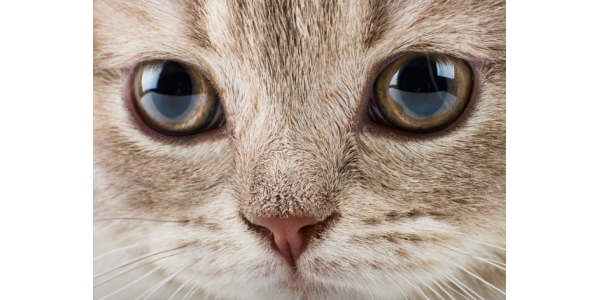
#> input picture opencv/meow.jpg, 600 x 300 px, found by its file name
$ python main.py
#> lines starting #> are read from the running program, lines starting #| are printed output that depends on the picture
import numpy as np
import cv2 as cv

img = cv.imread('meow.jpg', 0)
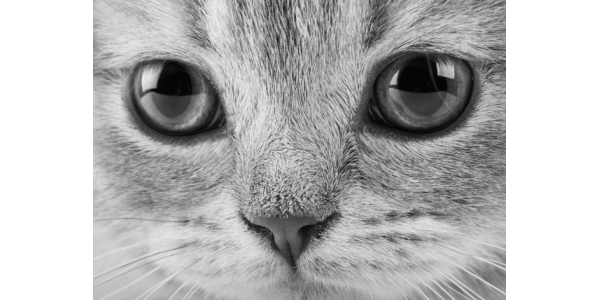
#> img: shape (300, 600); min 2, max 255, mean 184
img = cv.medianBlur(img,3)
cimg = cv.cvtColor(img,cv.COLOR_GRAY2BGR)

circles = cv.HoughCircles(img,cv.HOUGH_GRADIENT,1,200,
                            param1=100,param2=1,minRadius=0,maxRadius=50)
#> circles = [[421.5, 84.5, 49.4], [173.5, 96.5, 48.3], [370.5, 284.5, 48.3], [138.5, 295.5, 34.9]]
circles = np.uint16(np.around(circles))
#> circles = [[422, 84, 49], [174, 96, 48], [370, 284, 48], [138, 296, 35]]

for i in circles[0,:]:
    # draw the outer circle
    cv.circle(cimg,(i[0],i[1]),i[2],(0,255,0),2)
    # draw the center of the circle
    cv.circle(cimg,(i[0],i[1]),2,(0,0,255),3)
#> this loop made 4 passes
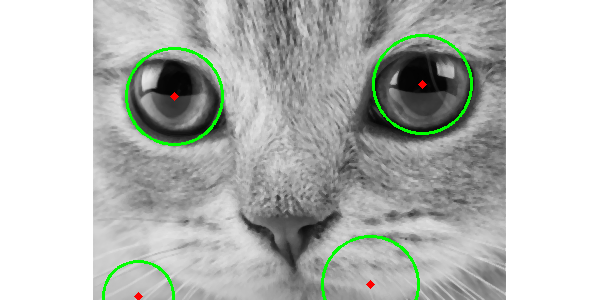
#> cimg: shape (300, 600, 3); mean B, G, R 182.3, 186.2, 182.5
cv.imshow('detected circles',cimg)
cv.waitKey(0)
cv.destroyAllWindows()

$ run again, with opencv/noisy_leaf.jpg copied over opencv/meow.jpg
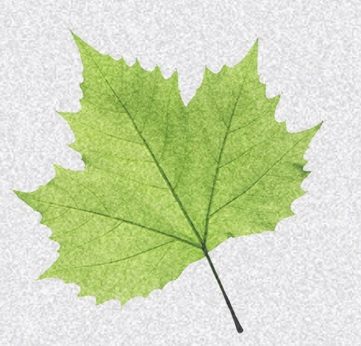
#> input picture opencv/noisy_leaf.jpg, 361 x 346 px, found by its file name
#> `img = cv.imread('meow.jpg', 0)`:
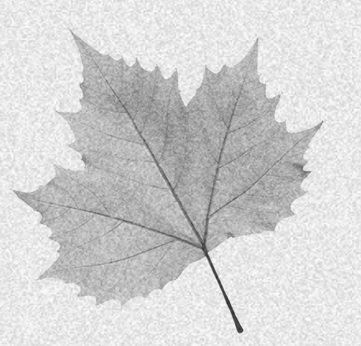
#> img: shape (346, 361); min 43, max 255, mean 210.7
#> `circles = cv.HoughCircles(img,cv.HOUGH_GRADIENT,1,200, param1=100,para..`: circles = [[182.5, 180.5, 49.4], [8.5, 294.5, 44.9], [359.5, 68.5, 39.9], [28.5, 50.5, 49.4], [344.5, 303.5, 37.7]]
#> `circles = np.uint16(np.around(circles))`: circles = [[182, 180, 49], [8, 294, 45], [360, 68, 40], [28, 50, 49], [344, 304, 38]]
#> the loop `for i in circles[0,:]:` made 5 passes
#> after the loop `for i in circles[0,:]:`:
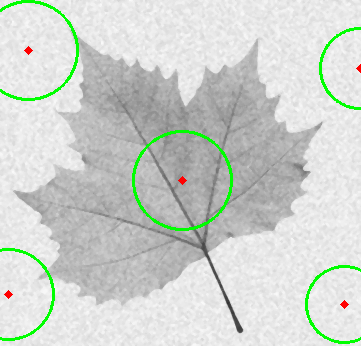
#> cimg: shape (346, 361, 3); mean B, G, R 205.6, 211.5, 206
